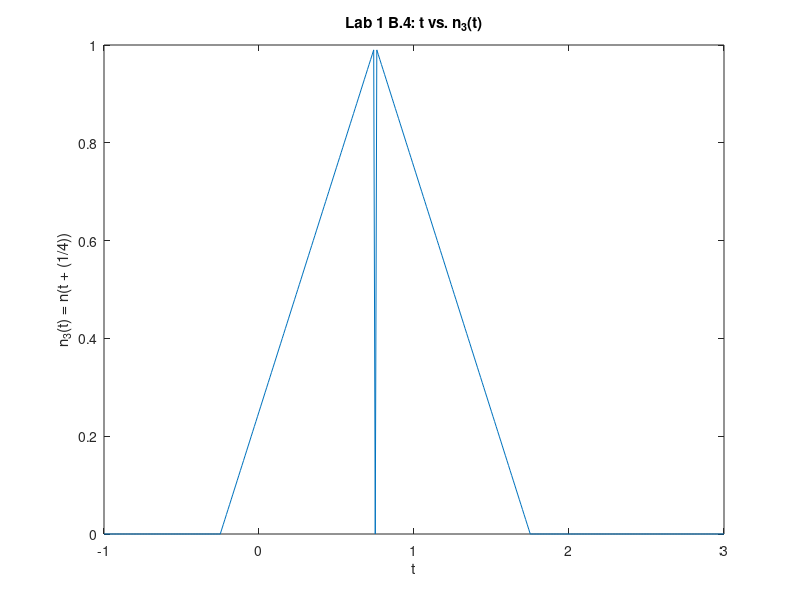
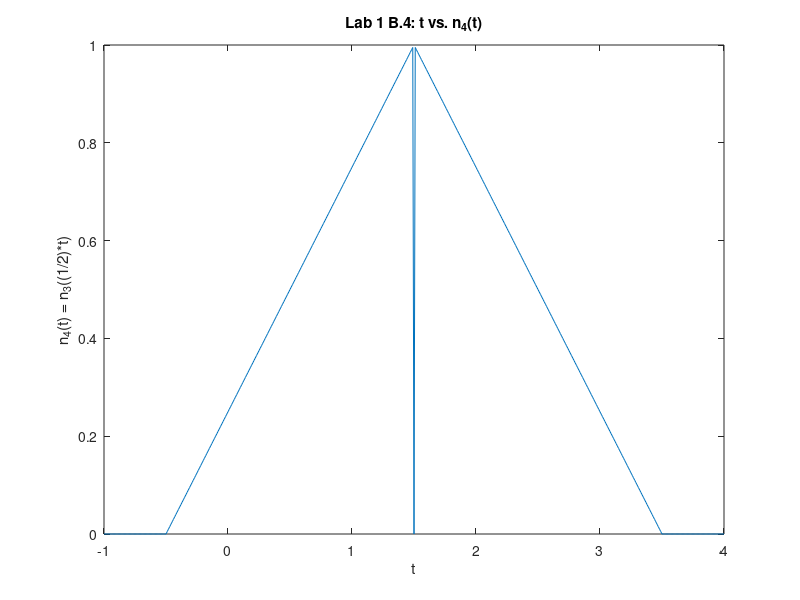

The MATLAB script that drew these images, in order:
% Pre-run clearing
clc;   %Clear command window
clf;   %Clear figure window
clear; %Clear variables from RAM

% From Lab1_B1.m
p = @(t) 1.0.*((t>=0)&(t<1));

% From Lab1_B2.m
r = @(t) t.*p(t);
n = @(t) r(t) + r(-t + 2);

% Defining n_3(t) = n(t + (1/4))
n_3 = @(t) n(t + 0.25);

% Defining n_4(t) = n_3((1/2)*t)
n_4 = @(t) n_3(0.5 .* t);

%
% First window, 
%
figure (1); 

% Set t (x-axis) to go from -1 to 3, inclusively, with a step of 0.01
t = (-1:0.01:3); 

plot(t, n_3(t));

% Set labels
xlabel('t'); 
ylabel('n_3(t) = n(t + (1/4))');
title('Lab 1 B.4: t vs. n_3(t)');

%
% Second window, 
%
figure (2); 

% Set t (x-axis) to go from -1 to 4, inclusively, with a step of 0.01
t = (-1:0.01:4); 

plot(t, n_4(t));

% Set labels
xlabel('t'); 
ylabel('n_4(t) = n_3((1/2)*t)');
title('Lab 1 B.4: t vs. n_4(t)');